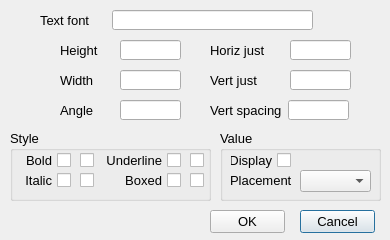
<?xml version="1.0" encoding="UTF-8"?>
<ui version="4.0">
 <class>dialog</class>
 <widget class="QDialog" name="dialog">
  <property name="geometry">
   <rect>
    <x>0</x>
    <y>0</y>
    <width>390</width>
    <height>240</height>
   </rect>
  </property>
  <property name="font">
   <font>
    <pointsize>10</pointsize>
   </font>
  </property>
  <property name="windowTitle">
   <string>Dimension value text options</string>
  </property>
  <widget class="QLabel" name="label_53">
   <property name="geometry">
    <rect>
     <x>60</x>
     <y>40</y>
     <width>71</width>
     <height>20</height>
    </rect>
   </property>
   <property name="font">
    <font>
     <pointsize>10</pointsize>
    </font>
   </property>
   <property name="text">
    <string>Height</string>
   </property>
   <property name="alignment">
    <set>Qt::AlignLeading|Qt::AlignLeft|Qt::AlignVCenter</set>
   </property>
  </widget>
  <widget class="QLineEdit" name="lineEdit_35">
   <property name="geometry">
    <rect>
     <x>120</x>
     <y>40</y>
     <width>61</width>
     <height>20</height>
    </rect>
   </property>
  </widget>
  <widget class="QLineEdit" name="lineEdit_36">
   <property name="geometry">
    <rect>
     <x>120</x>
     <y>70</y>
     <width>61</width>
     <height>20</height>
    </rect>
   </property>
  </widget>
  <widget class="QLabel" name="label_54">
   <property name="geometry">
    <rect>
     <x>60</x>
     <y>70</y>
     <width>71</width>
     <height>20</height>
    </rect>
   </property>
   <property name="font">
    <font>
     <pointsize>10</pointsize>
    </font>
   </property>
   <property name="text">
    <string>Width</string>
   </property>
   <property name="alignment">
    <set>Qt::AlignLeading|Qt::AlignLeft|Qt::AlignVCenter</set>
   </property>
  </widget>
  <widget class="QPushButton" name="pushButton_3">
   <property name="geometry">
    <rect>
     <x>300</x>
     <y>210</y>
     <width>75</width>
     <height>23</height>
    </rect>
   </property>
   <property name="text">
    <string>Cancel</string>
   </property>
  </widget>
  <widget class="QPushButton" name="pushButton_4">
   <property name="geometry">
    <rect>
     <x>210</x>
     <y>210</y>
     <width>75</width>
     <height>23</height>
    </rect>
   </property>
   <property name="text">
    <string>OK</string>
   </property>
  </widget>
  <widget class="QLineEdit" name="lineEdit_38">
   <property name="geometry">
    <rect>
     <x>120</x>
     <y>100</y>
     <width>61</width>
     <height>20</height>
    </rect>
   </property>
  </widget>
  <widget class="QLabel" name="label_56">
   <property name="geometry">
    <rect>
     <x>60</x>
     <y>100</y>
     <width>71</width>
     <height>20</height>
    </rect>
   </property>
   <property name="font">
    <font>
     <pointsize>10</pointsize>
    </font>
   </property>
   <property name="text">
    <string>Angle</string>
   </property>
   <property name="alignment">
    <set>Qt::AlignLeading|Qt::AlignLeft|Qt::AlignVCenter</set>
   </property>
  </widget>
  <widget class="QLabel" name="label_57">
   <property name="geometry">
    <rect>
     <x>210</x>
     <y>40</y>
     <width>71</width>
     <height>20</height>
    </rect>
   </property>
   <property name="font">
    <font>
     <pointsize>10</pointsize>
    </font>
   </property>
   <property name="text">
    <string>Horiz just</string>
   </property>
   <property name="alignment">
    <set>Qt::AlignLeading|Qt::AlignLeft|Qt::AlignVCenter</set>
   </property>
  </widget>
  <widget class="QLabel" name="label_58">
   <property name="geometry">
    <rect>
     <x>210</x>
     <y>100</y>
     <width>71</width>
     <height>20</height>
    </rect>
   </property>
   <property name="font">
    <font>
     <pointsize>10</pointsize>
    </font>
   </property>
   <property name="text">
    <string>Vert spacing</string>
   </property>
   <property name="alignment">
    <set>Qt::AlignLeading|Qt::AlignLeft|Qt::AlignVCenter</set>
   </property>
  </widget>
  <widget class="QLabel" name="label_59">
   <property name="geometry">
    <rect>
     <x>210</x>
     <y>70</y>
     <width>71</width>
     <height>20</height>
    </rect>
   </property>
   <property name="font">
    <font>
     <pointsize>10</pointsize>
    </font>
   </property>
   <property name="text">
    <string>Vert just</string>
   </property>
   <property name="alignment">
    <set>Qt::AlignLeading|Qt::AlignLeft|Qt::AlignVCenter</set>
   </property>
  </widget>
  <widget class="QGroupBox" name="groupBox">
   <property name="geometry">
    <rect>
     <x>10</x>
     <y>130</y>
     <width>201</width>
     <height>71</height>
    </rect>
   </property>
   <property name="title">
    <string>Style</string>
   </property>
   <widget class="QCheckBox" name="checkBox_25">
    <property name="geometry">
     <rect>
      <x>10</x>
      <y>20</y>
      <width>51</width>
      <height>21</height>
     </rect>
    </property>
    <property name="layoutDirection">
     <enum>Qt::RightToLeft</enum>
    </property>
    <property name="text">
     <string>Bold</string>
    </property>
   </widget>
   <widget class="QCheckBox" name="checkBox_26">
    <property name="geometry">
     <rect>
      <x>10</x>
      <y>40</y>
      <width>51</width>
      <height>21</height>
     </rect>
    </property>
    <property name="layoutDirection">
     <enum>Qt::RightToLeft</enum>
    </property>
    <property name="text">
     <string>Italic</string>
    </property>
   </widget>
   <widget class="QCheckBox" name="checkBox_16">
    <property name="geometry">
     <rect>
      <x>70</x>
      <y>20</y>
      <width>21</width>
      <height>21</height>
     </rect>
    </property>
    <property name="layoutDirection">
     <enum>Qt::LeftToRight</enum>
    </property>
    <property name="text">
     <string/>
    </property>
   </widget>
   <widget class="QCheckBox" name="checkBox_27">
    <property name="geometry">
     <rect>
      <x>70</x>
      <y>40</y>
      <width>21</width>
      <height>21</height>
     </rect>
    </property>
    <property name="layoutDirection">
     <enum>Qt::LeftToRight</enum>
    </property>
    <property name="text">
     <string/>
    </property>
   </widget>
   <widget class="QCheckBox" name="checkBox_28">
    <property name="geometry">
     <rect>
      <x>180</x>
      <y>40</y>
      <width>21</width>
      <height>21</height>
     </rect>
    </property>
    <property name="layoutDirection">
     <enum>Qt::LeftToRight</enum>
    </property>
    <property name="text">
     <string/>
    </property>
   </widget>
   <widget class="QCheckBox" name="checkBox_29">
    <property name="geometry">
     <rect>
      <x>100</x>
      <y>40</y>
      <width>71</width>
      <height>21</height>
     </rect>
    </property>
    <property name="layoutDirection">
     <enum>Qt::RightToLeft</enum>
    </property>
    <property name="text">
     <string>Boxed</string>
    </property>
   </widget>
   <widget class="QCheckBox" name="checkBox_30">
    <property name="geometry">
     <rect>
      <x>180</x>
      <y>20</y>
      <width>21</width>
      <height>21</height>
     </rect>
    </property>
    <property name="layoutDirection">
     <enum>Qt::LeftToRight</enum>
    </property>
    <property name="text">
     <string/>
    </property>
   </widget>
   <widget class="QCheckBox" name="checkBox_31">
    <property name="geometry">
     <rect>
      <x>90</x>
      <y>20</y>
      <width>81</width>
      <height>21</height>
     </rect>
    </property>
    <property name="layoutDirection">
     <enum>Qt::RightToLeft</enum>
    </property>
    <property name="text">
     <string>Underline</string>
    </property>
   </widget>
  </widget>
  <widget class="QLineEdit" name="lineEdit_37">
   <property name="geometry">
    <rect>
     <x>112</x>
     <y>10</y>
     <width>201</width>
     <height>20</height>
    </rect>
   </property>
  </widget>
  <widget class="QLabel" name="label_55">
   <property name="geometry">
    <rect>
     <x>40</x>
     <y>10</y>
     <width>71</width>
     <height>20</height>
    </rect>
   </property>
   <property name="font">
    <font>
     <pointsize>10</pointsize>
    </font>
   </property>
   <property name="text">
    <string>Text font</string>
   </property>
   <property name="alignment">
    <set>Qt::AlignLeading|Qt::AlignLeft|Qt::AlignVCenter</set>
   </property>
  </widget>
  <widget class="QLineEdit" name="lineEdit_39">
   <property name="geometry">
    <rect>
     <x>288</x>
     <y>100</y>
     <width>61</width>
     <height>20</height>
    </rect>
   </property>
  </widget>
  <widget class="QLineEdit" name="lineEdit_40">
   <property name="geometry">
    <rect>
     <x>290</x>
     <y>70</y>
     <width>61</width>
     <height>20</height>
    </rect>
   </property>
  </widget>
  <widget class="QLineEdit" name="lineEdit_41">
   <property name="geometry">
    <rect>
     <x>290</x>
     <y>40</y>
     <width>61</width>
     <height>20</height>
    </rect>
   </property>
  </widget>
  <widget class="QGroupBox" name="groupBox_2">
   <property name="geometry">
    <rect>
     <x>220</x>
     <y>130</y>
     <width>161</width>
     <height>71</height>
    </rect>
   </property>
   <property name="title">
    <string>Value</string>
   </property>
   <widget class="QCheckBox" name="checkBox_32">
    <property name="geometry">
     <rect>
      <x>10</x>
      <y>20</y>
      <width>61</width>
      <height>21</height>
     </rect>
    </property>
    <property name="layoutDirection">
     <enum>Qt::RightToLeft</enum>
    </property>
    <property name="text">
     <string>Display</string>
    </property>
   </widget>
   <widget class="QLabel" name="label_60">
    <property name="geometry">
     <rect>
      <x>10</x>
      <y>40</y>
      <width>71</width>
      <height>20</height>
     </rect>
    </property>
    <property name="font">
     <font>
      <pointsize>10</pointsize>
     </font>
    </property>
    <property name="text">
     <string>Placement</string>
    </property>
    <property name="alignment">
     <set>Qt::AlignLeading|Qt::AlignLeft|Qt::AlignVCenter</set>
    </property>
   </widget>
   <widget class="QComboBox" name="comboBox">
    <property name="geometry">
     <rect>
      <x>80</x>
      <y>40</y>
      <width>71</width>
      <height>22</height>
     </rect>
    </property>
   </widget>
  </widget>
 </widget>
 <resources/>
 <connections/>
</ui>
